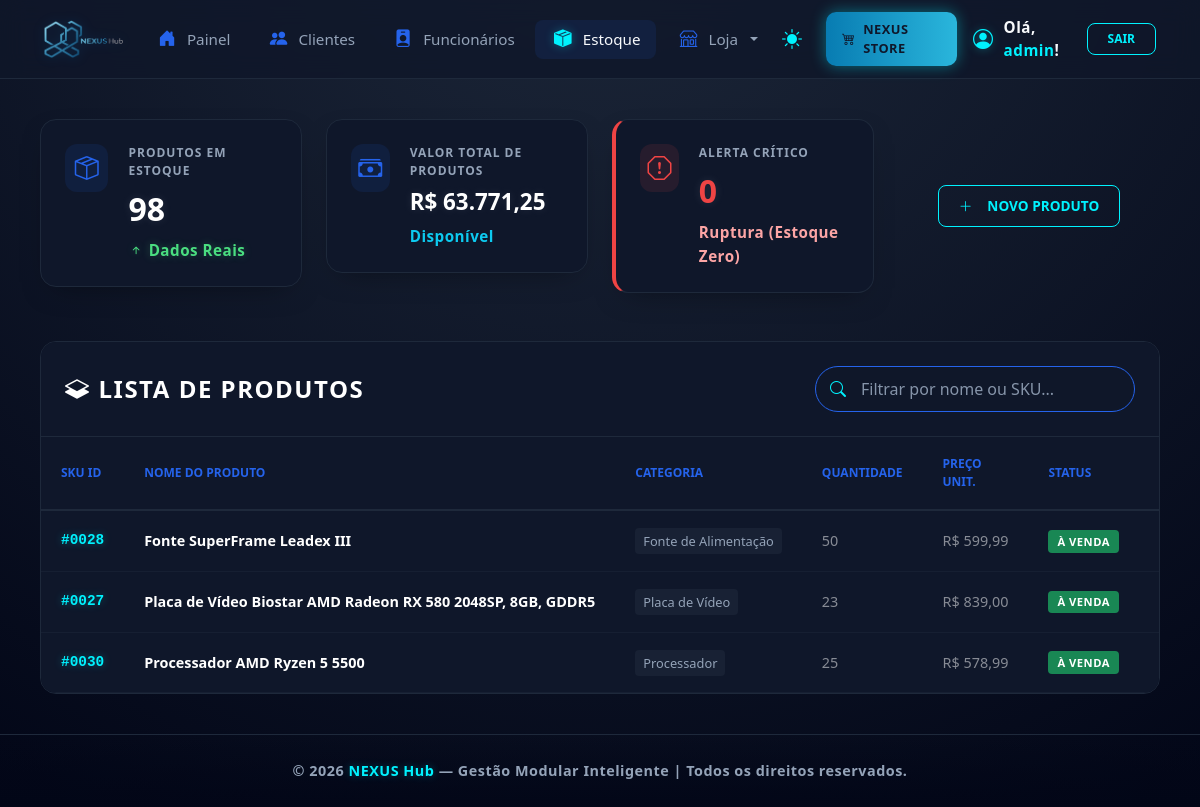
Before: /nexushub/dashboard/estoque/ (signed in) with the older database file.
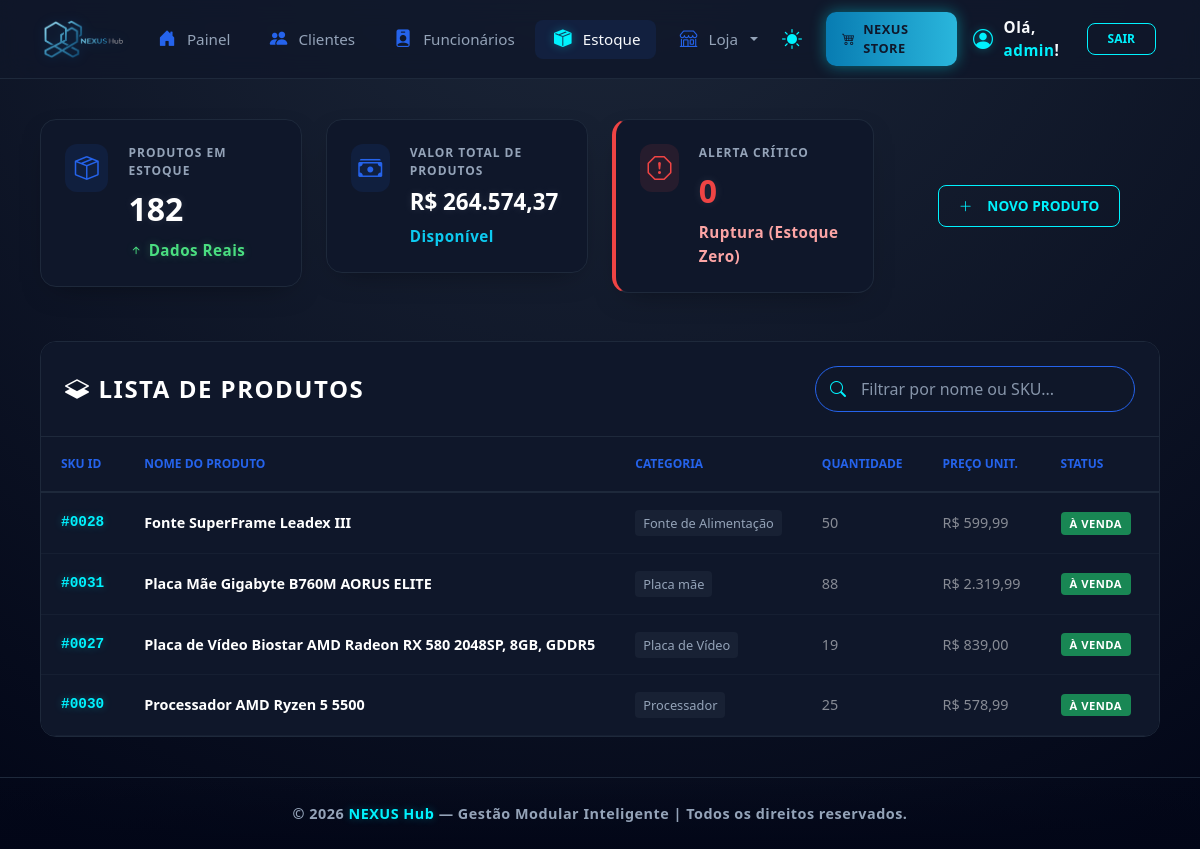
After: the same page with the newer database file.
### dashboard/models.py (models this page shows, shortened)
class Produto(models.Model):
    loja = models.ForeignKey(Loja, on_delete=models.CASCADE)
    categoria = models.ForeignKey('Categoria', on_delete=models.SET_NULL, null=True, blank=True)
    nome = models.CharField(max_length=255)
    descricao = models.TextField()
    preco = models.DecimalField(max_digits=10, decimal_places=2)
    estoque = models.IntegerField(default=0)
    estoque_minimo = models.IntegerField(default=5)
    ativo = models.BooleanField(default=True)
    data_criacao = models.DateTimeField(auto_now_add=True)
    em_oferta = models.BooleanField(default=False, verbose_name="Ativar Promoção?")
    preco_promocional = models.DecimalField(
        max_digits=10,
        decimal_places=2,
        null=True,
        blank=True,
        verbose_name="Preço com Desconto"
    )

class Categoria(models.Model):
    nome = models.CharField(max_length=100)
    slug = models.SlugField(unique=True)

### dashboard/views.py (the view, shortened to what this page needs)
# urls.py: path('dashboard/estoque/', views.lista_estoque, name='lista_estoque'),
def lista_estoque(request):
    if request.user.is_superuser:
        produtos_base = Produto.objects.all()
    termo_busca = request.GET.get('q', '').strip()
    alertas_count = produtos_base.filter(estoque__lte=F('estoque_minimo')).count()
    alertas_criticos = produtos_base.filter(estoque__lte=0).count()
    produtos = produtos_base
    if request.GET.get('baixo_estoque'):
        produtos = produtos.filter(estoque__lte=F('estoque_minimo'))
    totais = produtos.aggregate(
        total_itens=Sum('estoque'),
        valor_total=Sum(F('preco') * F('estoque'))
    )
    valor_bruto = totais['valor_total'] or 0
    valor_estoque_formatado = f"{valor_bruto:,.2f}".replace(",", "X").replace(".", ",").replace("X", ".")
    if termo_busca:
        produtos = produtos.filter(
            Q(nome__icontains=termo_busca) |
            Q(descricao__icontains=termo_busca)
        )
    produtos = produtos.order_by('nome')
    context = {
        'produtos': produtos,
        'termo_busca': termo_busca,
        'total_itens': totais['total_itens'] or 0,
        'valor_estoque': valor_estoque_formatado,   # String bonita e limpa (R$ 204.159,12)
        'alertas_reposicao': alertas_count,
        'alertas_criticos': alertas_criticos,       # Envia para o card de Ruptura
        'titulo_aba': 'Gerenciamento de Estoque | NEXUS Hub',
    }
    return render(request, 'estoque_lista.html', context)

### dashboard/templates/estoque_lista.html (shortened to what the changed rows need)
{% extends 'base.html' %}
{% load static %}
{% load humanize %}
{% block content %}
<div class="row g-4 mb-5">
    <div class="col-md-3">
        <div class="stat-card">
            <div class="stat-content">
                <span class="stat-label">Produtos em Estoque</span>
                <div class="stat-value">{{ total_itens|intcomma }}</div>
                <span class="stat-trend trend-up"><i class="bi bi-arrow-up-short"></i> Dados Reais</span>
            </div>
        </div>
    </div>
    <div class="col-md-3">
        <div class="stat-card">
            <div class="stat-content">
                <span class="stat-label">Valor Total de Produtos</span>
                <div class="stat-value" style="font-size: 1.4rem;">
                    R$ {{ valor_estoque|intcomma }}
                </div>
                <span class="stat-trend text-info">Disponível</span>
            </div>
        </div>
    </div>
</div>
<div class="table-responsive" style="overflow-x: auto; -webkit-overflow-scrolling: touch; border-radius: 16px; background: var(--bg-card); border: 1px solid var(--borda);">
    <table class="table-nexus" style="width: 100%; min-width: 850px; margin-bottom: 0; border-collapse: collapse;">
        <thead>
            <tr>
                <th style="padding: 16px 20px;">SKU ID</th>
                <th>Nome do Produto</th>
                <th>Categoria</th>
                <th>Quantidade</th>
                <th>Preço Unit.</th>
                <th>Status</th>
                <th class="text-center" style="padding: 16px 20px;">Ações</th>
            </tr>
        </thead>
        <tbody id="estoqueTable">
            {% for produto in produtos %}
            <tr style="border-bottom: 1px solid var(--borda); transition: background 0.2s;">
                <td class="sku-highlight" style="padding: 16px 20px;">#{{ produto.id|stringformat:"04d" }}</td>
                <td class="fw-bold text-white">{{ produto.nome }}</td>
                <td><span class="badge-category">{{ produto.categoria.nome }}</span></td>
                <td>
                    {% if produto.estoque <= produto.estoque_minimo %}
                        <span class="text-danger fw-bold">
                            <i class="bi bi-exclamation-triangle-fill me-1"></i>{{ produto.estoque }}
                        </span>
                    {% else %}
                        <span class="text-white-50">{{ produto.estoque }}</span>
                    {% endif %}
                </td>
                <td class="text-white-50">R$ {{ produto.preco|floatformat:2 }}</td>
                <td>
                    {% if produto.estoque <= 0 %}
                        <span class="badge bg-danger">Esgotado</span>
                    {% elif produto.estoque <= produto.estoque_minimo %}
                        <span class="badge bg-warning text-dark">Estoque Baixo</span>
                    {% else %}
                        <span class="badge bg-success">À Venda</span>
                    {% endif %}
                </td>
                <td class="text-center" style="padding: 16px 20px;">
                </td>
            </tr>
            {% empty %}
            <tr>
                <td colspan="7" class="text-center py-5 text-secondary">Nenhum produto cadastrado no sistema.</td>
            </tr>
            {% endfor %}
        </tbody>
    </table>
</div>
{% endblock %}

Changed rows visible on the page:
added Produto: id "0031", nome "Placa Mãe Gigabyte B760M AORUS ELITE", categoria.nome "Placa mãe", estoque "88", preco "2.319,99", estoque_minimo "À VENDA"
changed Produto "Placa de Vídeo Biostar AMD Radeon RX 580 2048SP, 8GB, GDDR5": estoque "23" → "19"
Other visible differences:
{{ total_itens|intcomma }}: "98" → "182"
{{ valor_estoque|intcomma }}: "63.771,25" → "264.574,37"
